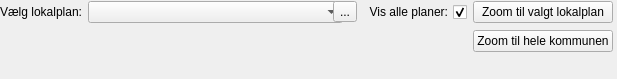
<?xml version="1.0" encoding="UTF-8"?>
<ui version="4.0">
 <class>SKLokalplanvaerktoejDockWidgetBase</class>
 <widget class="QDockWidget" name="SKLokalplanvaerktoejDockWidgetBase">
  <property name="geometry">
   <rect>
    <x>0</x>
    <y>0</y>
    <width>617</width>
    <height>79</height>
   </rect>
  </property>
  <property name="toolTip">
   <string/>
  </property>
  <property name="windowTitle">
   <string>SK Lokalplanværktøj</string>
  </property>
  <widget class="QWidget" name="dockWidgetContents">
   <widget class="QWidget" name="layoutWidget">
    <property name="geometry">
     <rect>
      <x>0</x>
      <y>0</y>
      <width>613</width>
      <height>54</height>
     </rect>
    </property>
    <layout class="QGridLayout" name="gridLayout">
     <item row="0" column="0">
      <widget class="QLabel" name="label">
       <property name="text">
        <string>Vælg lokalplan:</string>
       </property>
       <property name="alignment">
        <set>Qt::AlignRight|Qt::AlignTrailing|Qt::AlignVCenter</set>
       </property>
      </widget>
     </item>
     <item row="0" column="1">
      <widget class="QComboBox" name="comboBox">
       <property name="minimumSize">
        <size>
         <width>255</width>
         <height>0</height>
        </size>
       </property>
      </widget>
     </item>
     <item row="0" column="2">
      <widget class="QToolButton" name="refreshButton">
       <property name="toolTip">
        <string comment="dfgdfg" extracomment="Jerps"/>
       </property>
       <property name="text">
        <string>...</string>
       </property>
       <property name="icon">
        <iconset>
         <normaloff>:/plugins/SKLokalplanvaerktoej/icon_refresh.png</normaloff>:/plugins/SKLokalplanvaerktoej/icon_refresh.png</iconset>
       </property>
      </widget>
     </item>
     <item row="0" column="3">
      <widget class="QCheckBox" name="VisAllePlanerCheck">
       <property name="layoutDirection">
        <enum>Qt::RightToLeft</enum>
       </property>
       <property name="text">
        <string>Vis alle planer:</string>
       </property>
       <property name="checked">
        <bool>true</bool>
       </property>
      </widget>
     </item>
     <item row="0" column="4">
      <widget class="QPushButton" name="buttonZoomPlan">
       <property name="text">
        <string>Zoom til valgt lokalplan</string>
       </property>
      </widget>
     </item>
     <item row="1" column="4">
      <widget class="QPushButton" name="buttonZoomStart">
       <property name="text">
        <string>Zoom til hele kommunen</string>
       </property>
      </widget>
     </item>
    </layout>
   </widget>
  </widget>
 </widget>
 <resources/>
 <connections/>
</ui>
